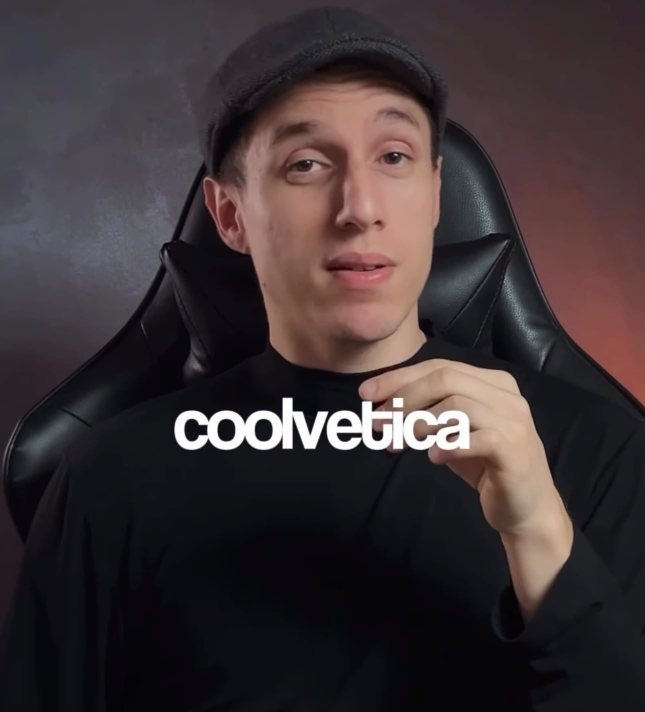
#> input picture referencias/Legendas dinamicas/Coolvetica.jpeg, 1290 x 1424 px (shown at 1/2 size)
$ python cartao_mascara.py '../referencias/Legendas dinamicas/Coolvetica.jpeg' '../referencias/Legendas dinamicas/Estilo de legenda 1.jpeg'
#> lines starting #> are read from the running program, lines starting #| are printed output that depends on the picture; after the words box and inside, x2 and y2 are one past the last pixel; in counts of white or black regions, pixels touching at a corner belong together
"""Aplica a máscara de cartão (retângulo de cantos arredondados) do kit a uma imagem.

Uso: cartao_mascara.py <entrada> <saida.png> [largura=0.898] [altura=0.691] [centroY=0.092] [cantos=0.23]
Os valores são os do CapCut: frações da imagem, centroY para cima, cantos como fração da metade do lado menor.
"""
import sys

from PIL import Image, ImageDraw

src, out = sys.argv[1], sys.argv[2]
w_f, h_f, cy_f, round_f = (float(x) for x in (sys.argv[3:7] + ["0.898", "0.691", "0.092", "0.23"][len(sys.argv[3:7]):]))
im = Image.open(src).convert("RGBA")
W, H = im.size
#> W = 1290; H = 1424
mw, mh = w_f * W, h_f * H
#> mw = 1158.4; mh = 984
cx, cy = W / 2, H / 2 - cy_f * H / 2
#> cx = 645; cy = 646.5
r = round_f * min(mw, mh) / 2
#> r = 113.2
SS = 4
mask = Image.new("L", (W * SS, H * SS), 0)
#> mask: PIL image 5160x5696 L; every value is 0
ImageDraw.Draw(mask).rounded_rectangle([(cx - mw / 2) * SS, (cy - mh / 2) * SS, (cx + mw / 2) * SS, (cy + mh / 2) * SS], radius=r * SS, fill=255)
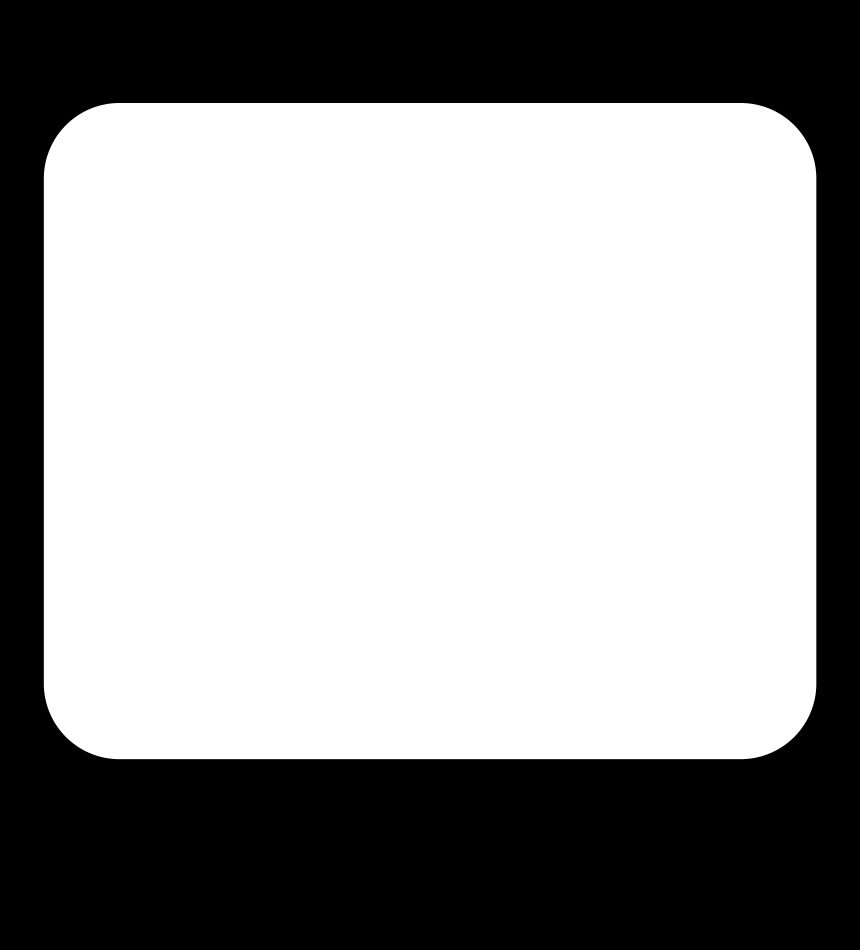
#> mask: PIL image 5160x5696 L (shown at 1/6 size); 61.5% white; 1 black region, box (x1, y1, x2, y2) and area: (0, 0, 5160, 5696) 11319839
mask = mask.resize((W, H), Image.LANCZOS)
#> mask: PIL image 1290x1424 L
im.putalpha(Image.composite(im.getchannel("A"), Image.new("L", (W, H), 0), mask))
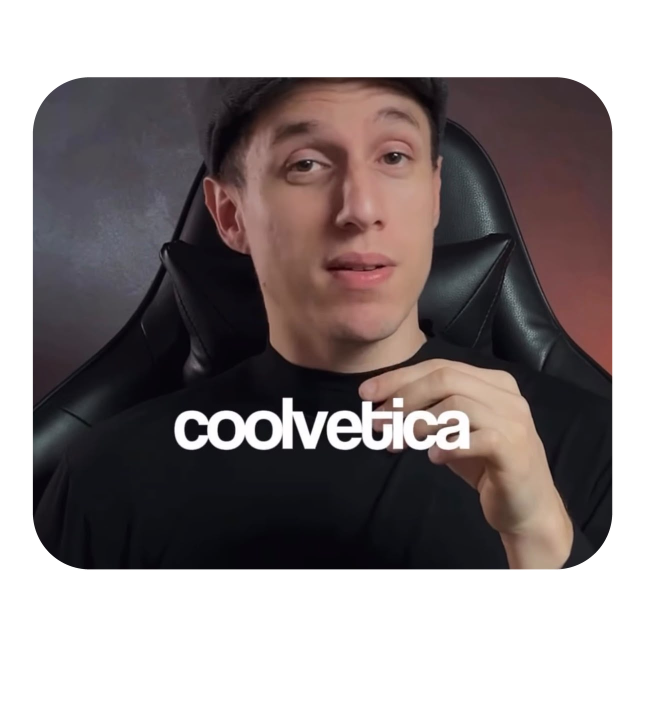
#> im: PIL image 1290x1424 RGBA (shown at 1/2 size); mean R, G, B, A 60.6, 50.6, 52.7, 156.8; transparent parts drawn white
im.save(out)
print(out)

$ run again, on referencias/Legendas dinamicas/Estilo de legenda 2.jpeg
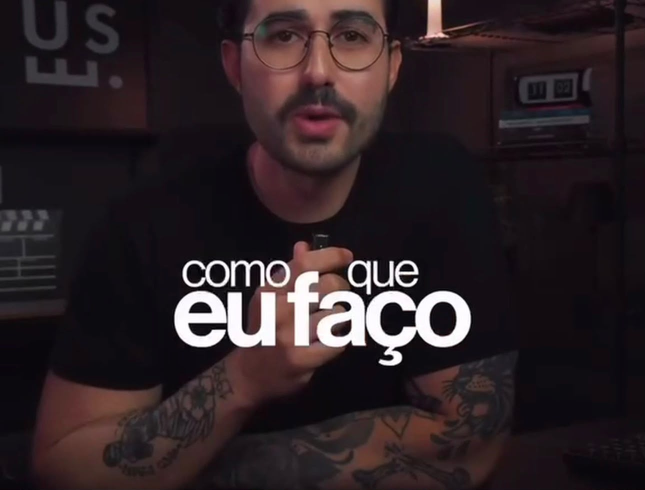
#> input picture referencias/Legendas dinamicas/Estilo de legenda 2.jpeg, 1290 x 979 px (shown at 1/2 size)
#> `ImageDraw.Draw(mask).rounded_rectangle([(cx - mw / 2) * SS, (cy - mh /..`:
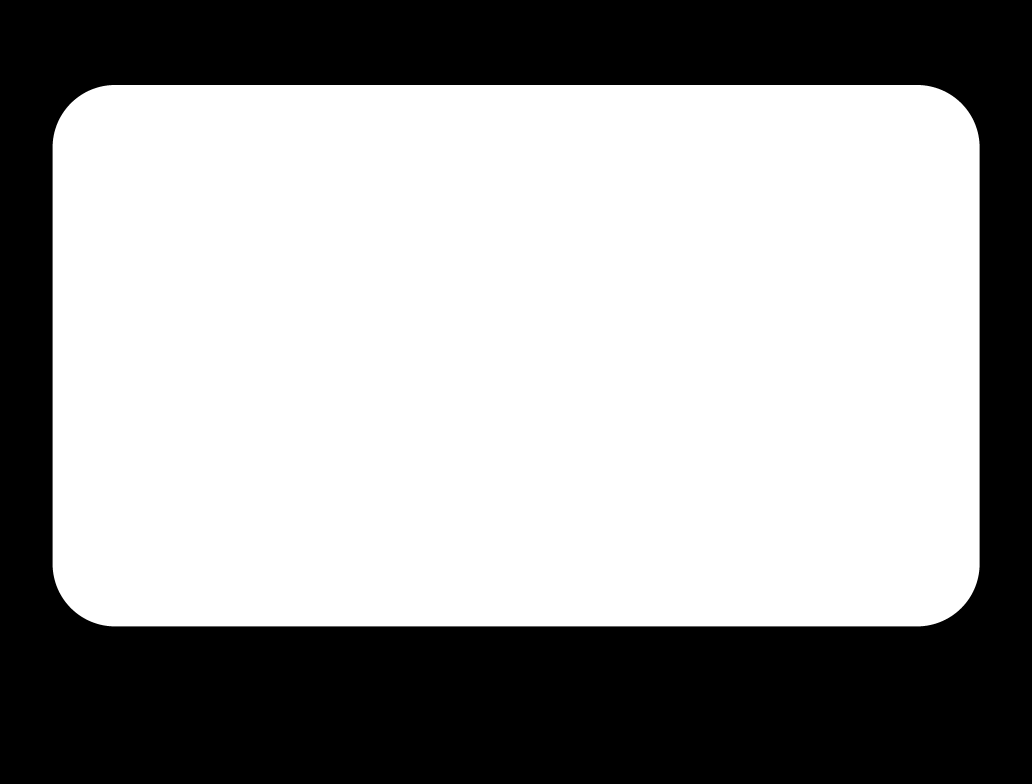
#> mask: PIL image 5160x3916 L (shown at 1/5 size); 61.7% white; 1 black region, box (x1, y1, x2, y2) and area: (0, 0, 5160, 3916) 7743129
#> `im.putalpha(Image.composite(im.getchannel("A"), Image.new("L", (W, H),..`:
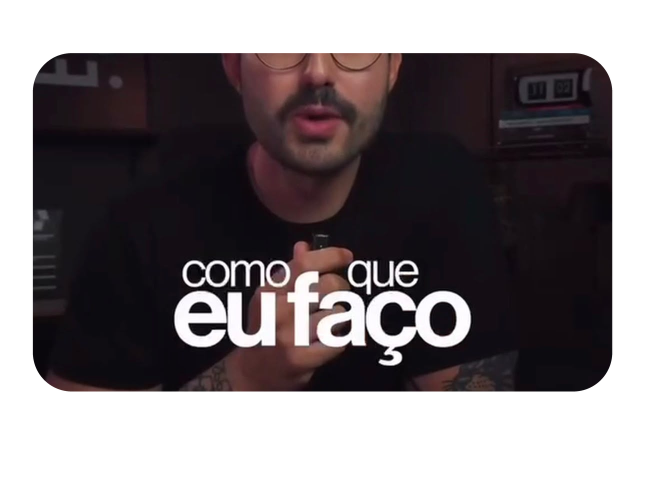
#> im: PIL image 1290x979 RGBA (shown at 1/2 size); mean R, G, B, A 45.1, 34.2, 37.8, 157.3; transparent parts drawn white

$ run again, on referencias/Legendas dinamicas/Estilo de legenda 3.jpeg
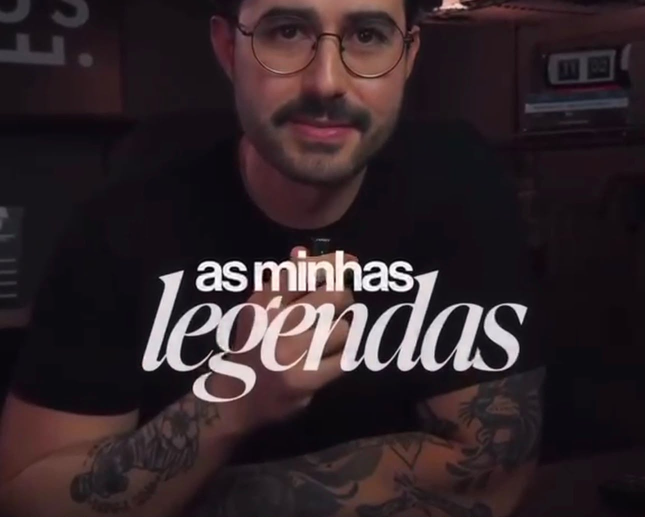
#> input picture referencias/Legendas dinamicas/Estilo de legenda 3.jpeg, 1290 x 1034 px (shown at 1/2 size)
#> `ImageDraw.Draw(mask).rounded_rectangle([(cx - mw / 2) * SS, (cy - mh /..`:
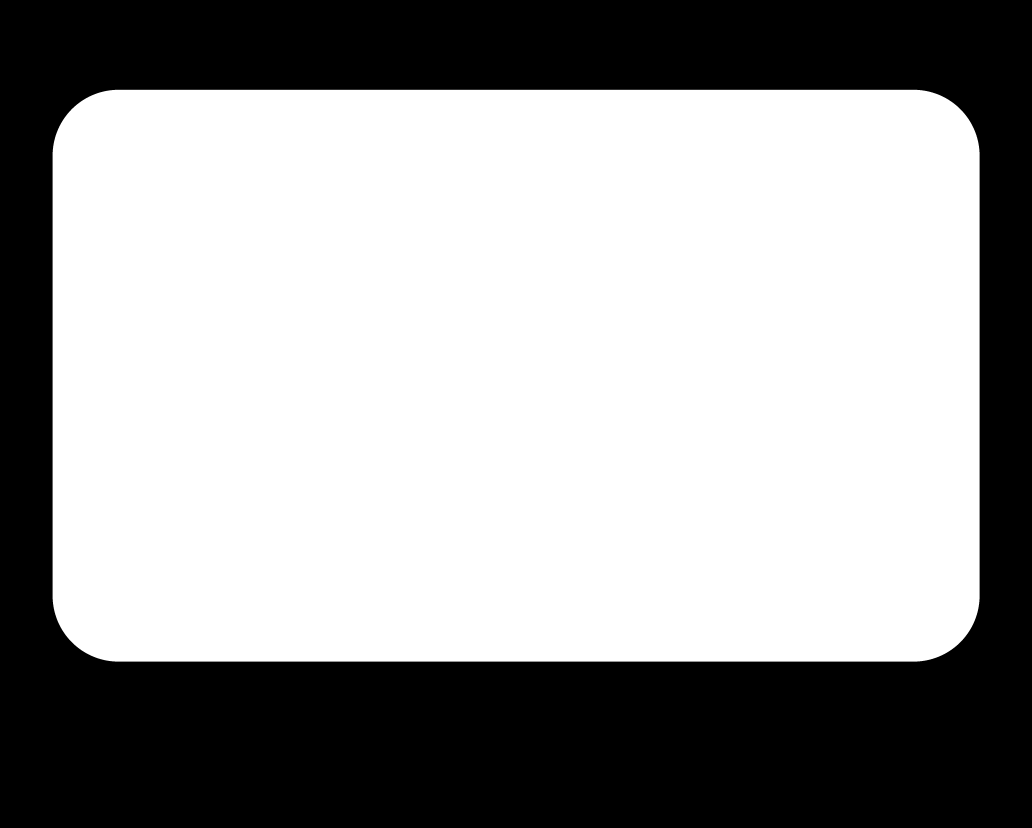
#> mask: PIL image 5160x4136 L (shown at 1/5 size); 61.7% white; 1 black region, box (x1, y1, x2, y2) and area: (0, 0, 5160, 4136) 8183478
#> `im.putalpha(Image.composite(im.getchannel("A"), Image.new("L", (W, H),..`:
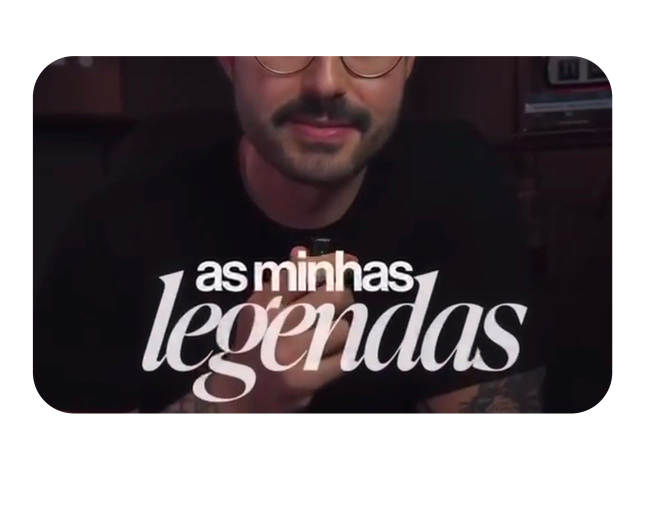
#> im: PIL image 1290x1034 RGBA (shown at 1/2 size); mean R, G, B, A 49.3, 37.2, 41.2, 157.2; transparent parts drawn white

$ run again, on referencias/Legendas dinamicas/Fonte Helvetica.jpeg
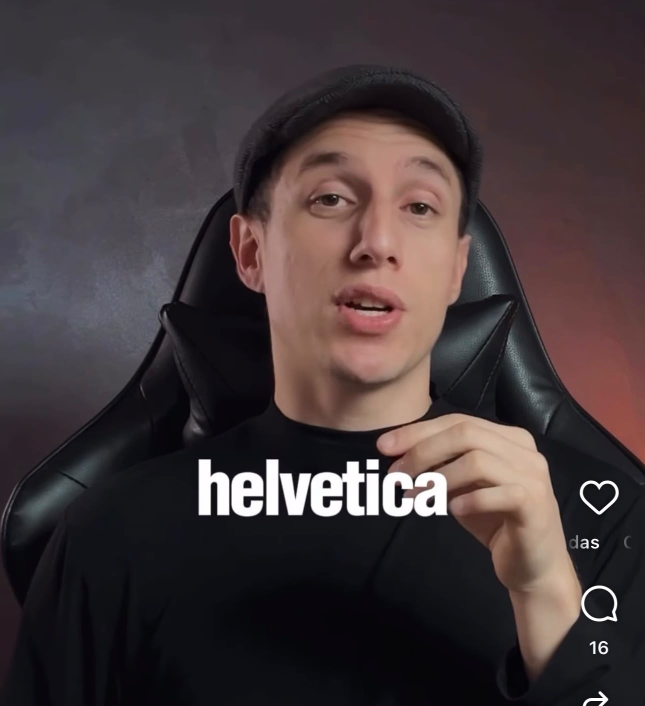
#> input picture referencias/Legendas dinamicas/Fonte Helvetica.jpeg, 1290 x 1412 px (shown at 1/2 size)
#> `im.putalpha(Image.composite(im.getchannel("A"), Image.new("L", (W, H),..`:
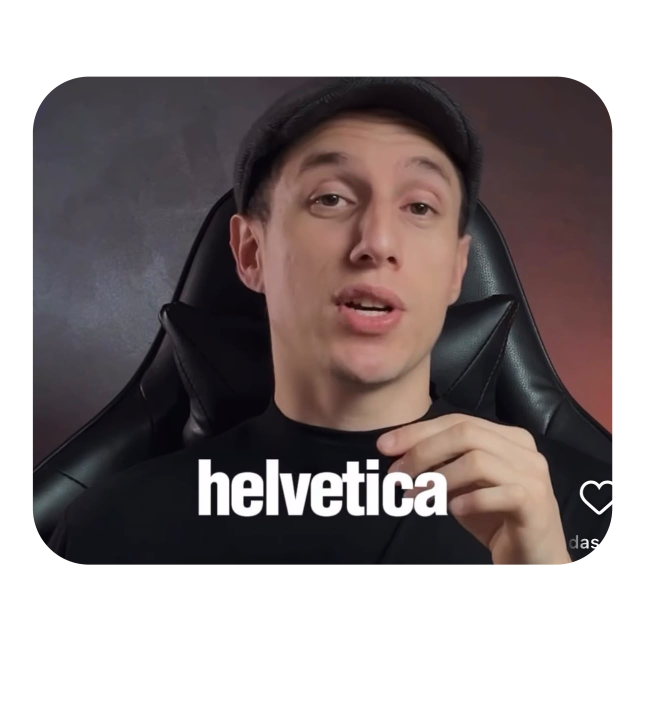
#> im: PIL image 1290x1412 RGBA (shown at 1/2 size); mean R, G, B, A 67.1, 56, 57.9, 156.8; transparent parts drawn white
